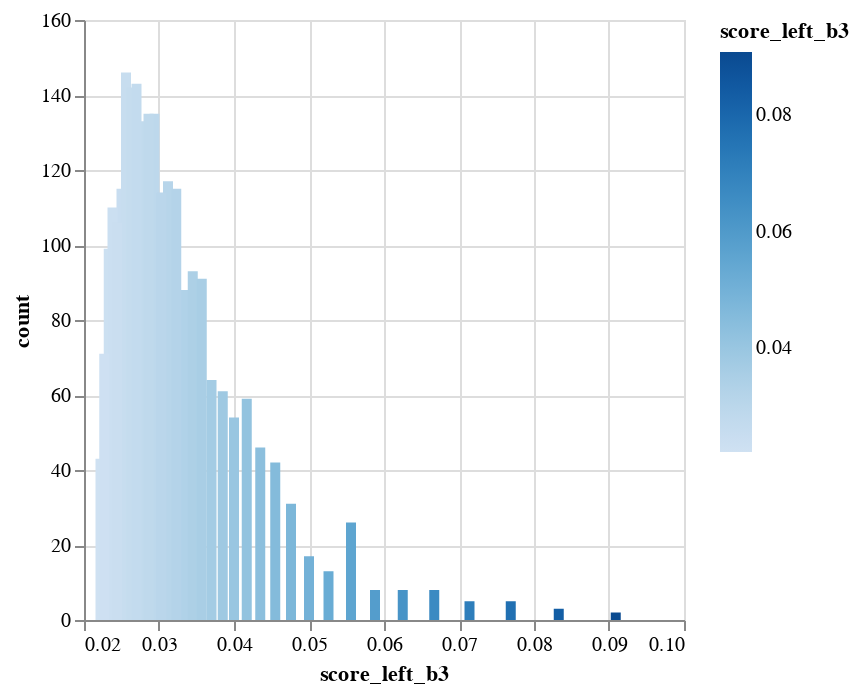
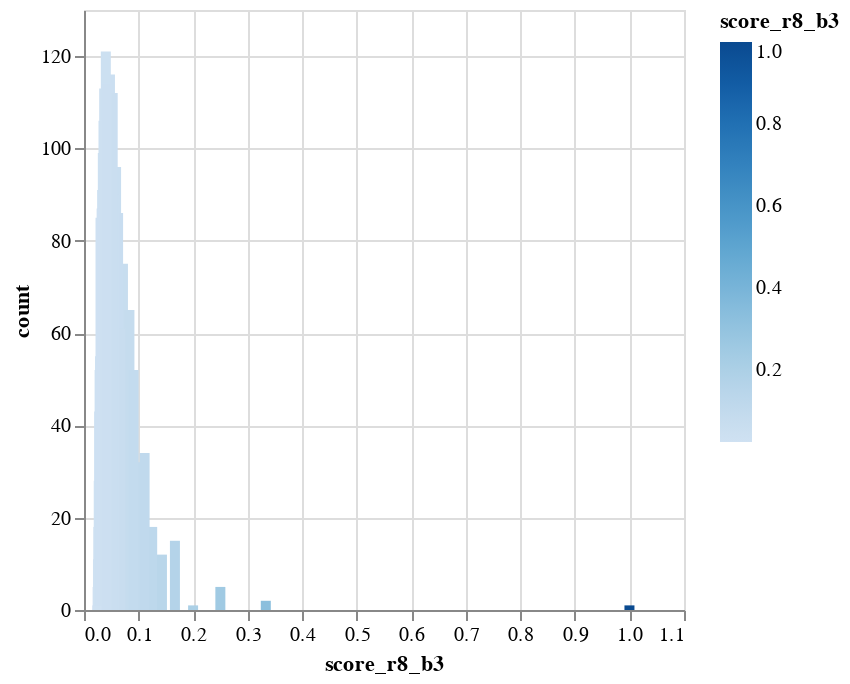

Notebook code cell kept with these figures, in order:
### Code cell
show_b_stats('score_left_b3')
show_b_stats('score_r8_b3')

### Figure 1 — Vega-Lite specification as saved in the notebook (floating-point values rounded to 4 significant figures)
{"config": {"view": {"continuousWidth": 300, "continuousHeight": 300}}, "data": {"name": "data-4d4bc397de25905794e11026f2db0970"}, "mark": {"type": "bar", "tooltip": true}, "encoding": {"color": {"field": "score_left_b3", "type": "quantitative"}, "x": {"field": "score_left_b3", "type": "quantitative"}, "y": {"field": "count", "type": "quantitative"}}, "params": [{"name": "param_23", "select": {"type": "interval", "encodings": ["x", "y"]}, "bind": "scales"}], "$schema": "https://vega.github.io/schema/vega-lite/v5.20.1.json", "datasets": {"data-4d4bc397de25905794e11026f2db0970": [{"score_left_b3": 0.0233, "count": 99}, {"score_left_b3": 0.025, "count": 115}, {"score_left_b3": 0.0476, "count": 31}, {"score_left_b3": 0.0769, "count": 5}, {"score_left_b3": 0.0333, "count": 88}, {"score_left_b3": 0.0588, "count": 8}, {"score_left_b3": 0.0714, "count": 5}, {"score_left_b3": 0.037, "count": 64}, {"score_left_b3": 0.0833, "count": 3}, {"score_left_b3": 0.0256, "count": 146}, {"score_left_b3": 0.0345, "count": 93}, {"score_left_b3": 0.0312, "count": 117}, {"score_left_b3": 0.0278, "count": 133}, {"score_left_b3": 0.0222, "count": 43}, {"score_left_b3": 0.0263, "count": 142}, {"score_left_b3": 0.0625, "count": 8}, {"score_left_b3": 0.04, "count": 54}, {"score_left_b3": 0.027, "count": 143}, {"score_left_b3": 0.0238, "count": 110}, {"score_left_b3": 0.0294, "count": 135}, {"score_left_b3": 0.0286, "count": 135}, {"score_left_b3": 0.0455, "count": 42}, {"score_left_b3": 0.0667, "count": 8}, {"score_left_b3": 0.0357, "count": 91}, {"score_left_b3": 0.0303, "count": 114}, {"score_left_b3": 0.05, "count": 17}, {"score_left_b3": 0.0323, "count": 115}, {"score_left_b3": 0.0435, "count": 46}, {"score_left_b3": 0.0244, "count": 106}, {"score_left_b3": 0.0385, "count": 61}, {"score_left_b3": 0.0227, "count": 71}, {"score_left_b3": 0.0909, "count": 2}, {"score_left_b3": 0.0526, "count": 13}, {"score_left_b3": 0.0556, "count": 26}, {"score_left_b3": 0.0417, "count": 59}]}}

### Figure 2 — Vega-Lite specification as saved in the notebook (floating-point values rounded to 4 significant figures)
{"config": {"view": {"continuousWidth": 300, "continuousHeight": 300}}, "data": {"name": "data-7489b67ea8aeabdaf4fa1171133a2f07"}, "mark": {"type": "bar", "tooltip": true}, "encoding": {"color": {"field": "score_r8_b3", "type": "quantitative"}, "x": {"field": "score_r8_b3", "type": "quantitative"}, "y": {"field": "count", "type": "quantitative"}}, "params": [{"name": "param_24", "select": {"type": "interval", "encodings": ["x", "y"]}, "bind": "scales"}], "$schema": "https://vega.github.io/schema/vega-lite/v5.20.1.json", "datasets": {"data-7489b67ea8aeabdaf4fa1171133a2f07": [{"score_r8_b3": 0.025, "count": 5}, {"score_r8_b3": 0.125, "count": 18}, {"score_r8_b3": 0.0476, "count": 116}, {"score_r8_b3": 0.0769, "count": 57}, {"score_r8_b3": 0.0333, "count": 91}, {"score_r8_b3": 0.0588, "count": 96}, {"score_r8_b3": 0.0714, "count": 75}, {"score_r8_b3": 0.1, "count": 32}, {"score_r8_b3": 0.037, "count": 113}, {"score_r8_b3": 0.0833, "count": 65}, {"score_r8_b3": 0.0256, "count": 11}, {"score_r8_b3": 0.0345, "count": 99}, {"score_r8_b3": 0.0312, "count": 75}, {"score_r8_b3": 0.3333, "count": 2}, {"score_r8_b3": 0.0278, "count": 43}, {"score_r8_b3": 0.0263, "count": 18}, {"score_r8_b3": 0.0625, "count": 86}, {"score_r8_b3": 0.027, "count": 28}, {"score_r8_b3": 0.04, "count": 121}, {"score_r8_b3": 0.1111, "count": 34}, {"score_r8_b3": 0.0294, "count": 55}, {"score_r8_b3": 0.0667, "count": 61}, {"score_r8_b3": 0.0286, "count": 52}, {"score_r8_b3": 0.0303, "count": 85}, {"score_r8_b3": 0.0455, "count": 98}, {"score_r8_b3": 0.0357, "count": 106}, {"score_r8_b3": 0.05, "count": 107}, {"score_r8_b3": 0.25, "count": 5}, {"score_r8_b3": 0.0323, "count": 87}, {"score_r8_b3": 0.0435, "count": 113}, {"score_r8_b3": 1.0, "count": 1}, {"score_r8_b3": 0.1429, "count": 12}, {"score_r8_b3": 0.2, "count": 1}, {"score_r8_b3": 0.1667, "count": 15}, {"score_r8_b3": 0.0385, "count": 96}, {"score_r8_b3": 0.0244, "count": 1}, {"score_r8_b3": 0.0909, "count": 52}, {"score_r8_b3": 0.0556, "count": 90}, {"score_r8_b3": 0.0526, "count": 112}, {"score_r8_b3": 0.0417, "count": 114}]}}
